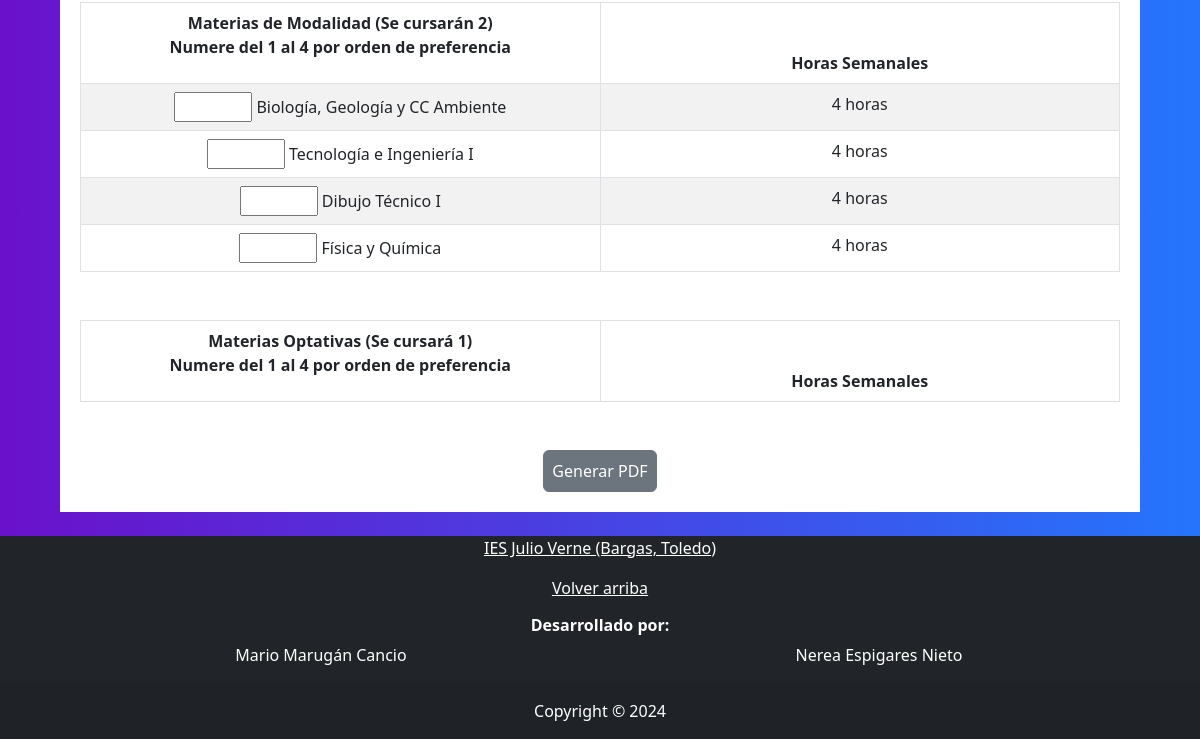
Page /prematricula/cursos/Bachillerato/Ciencias y Tecnologia/1BTOCiencias.php (lower part) on the earlier database version.
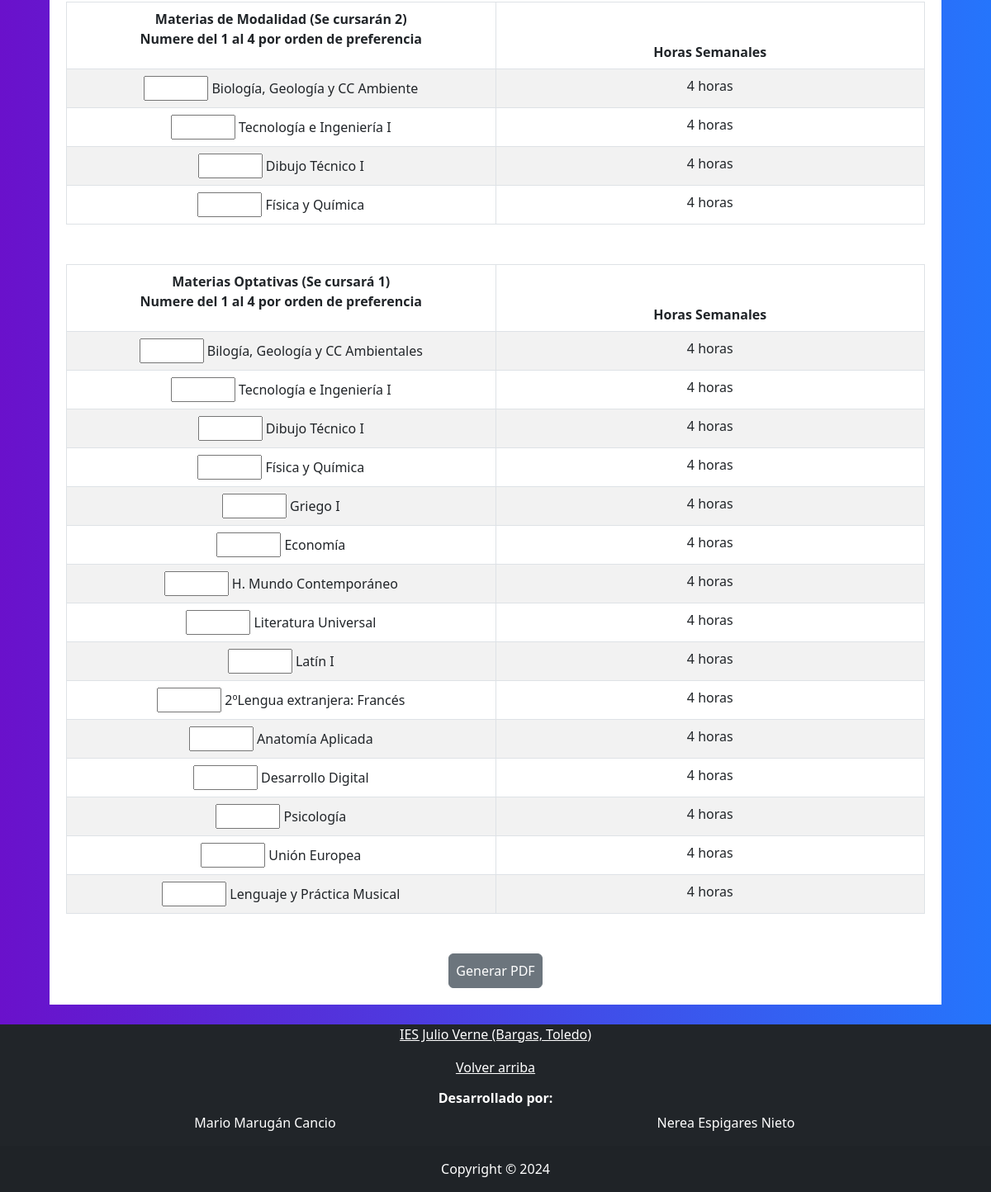
Same page on the later database version.
### tables this page shows
CREATE TABLE Asignaturas(
	cod_asignatura INT PRIMARY KEY AUTO_INCREMENT,
    nombre VARCHAR(100) NOT NULL,
    horas INT NOT NULL,
    curso VARCHAR(30) NOT NULL,
    tipo VARCHAR(40)
);

### prematricula/navESO.php (called while the page is built, shortened)
<?php
$asignaturasOptativas = [];
$asignaturasModalidades = [];
?>

### prematricula/cursos/Bachillerato/Ciencias y Tecnologia/1BTOCiencias.php (the view, shortened to what the changed rows need)
<!DOCTYPE html>
<html lang="en">
<head>
    <link rel="stylesheet" href="../../../../css/bootstrap.min.css">
    <link rel="stylesheet" type="text/css" href="../../../../css/app.css">
  <link rel="stylesheet" type="text/css" href="../../../../css/prematriculas.css">
    <link href="https://cdn.jsdelivr.net/npm/bootstrap@5.3.0-alpha3/dist/css/bootstrap.min.css" rel="stylesheet">
    <?php
        require('../../../../archivosComunes/conexion.php');
    ?>
</head>
<body>
    <?php
    include('../../../navESO.php');
    ?>
    <div class="fondo">
        <div class="matricula mt-4">
            <form id="matriculas" action="../../../generate_pdf.php" method="post">
                <div class="form-group mb-5">
                <table class="table table-bordered table-striped table-hover text-center">
                    <thead>
                        <tr>
                            <th scope="col">Materias de Modalidad (Se cursarán 2)
                                <p>Numere del 1 al 4 por orden de preferencia</p>
                            </th>
                            <th scope="col">Horas Semanales</th>
                        </tr>
                    </thead>
                    <tbody>
                        <?php
                          $select = "SELECT cod_asignatura, nombre, horas, curso, tipo FROM Asignaturas WHERE curso LIKE '1BTOCIENCIAS' AND tipo LIKE '%modalidad'";
                          $resul = $db->query($select);
                          $idClasesModalidad = 1;
                          while ($asignatura = $resul->fetch(PDO::FETCH_ASSOC)) {
                              if(count($asignaturasModalidades)>0){
                              $i=0;
                              $encontrado=false;
                              while($i < count($asignaturasModalidades)){
                                  if($asignaturasModalidades[$i] == $asignatura['cod_asignatura']){
                                      $encontrado=true;
                                      echo '<tr>';
                                          echo '<td id="'.$idClasesModalidad++.'_modalidad"> <input class="clasesModalidad" type="number" name="materias_modalidad" min="1" max="4" value='.$asignaturasModalidadesPreferencias[$i].'> '.$asignatura['nombre'].'</td>';
                                          echo '<td id="horas_modalidad'.$asignatura['cod_asignatura'].'">'.$asignatura['horas'].' horas</td>';
                                      echo "</tr>";
                                  }
                                  $i = $i + 1;
                              }
                              if($encontrado == false){
                                  echo '<tr>';
                                      echo '<td id="'.$idClasesModalidad++.'_modalidad"> <input class="clasesModalidad" type="number" name="materias_modalidad" min="1" max="4"> '.$asignatura['nombre'].'</td>';
                                      echo '<td id="horas_modalidad'.$asignatura['cod_asignatura'].'">'.$asignatura['horas'].' horas</td>';
                                  echo "</tr>";
                              }
                          }else{
                                      echo '<tr>';
                                          echo '<td id="'.$idClasesModalidad++.'_modalidad"> <input class="clasesModalidad" type="number" name="materias_modalidad" min="1" max="4"> '.$asignatura['nombre'].'</td>';
                                          echo '<td id="horas_modalidad'.$asignatura['cod_asignatura'].'">'.$asignatura['horas'].' horas</td>';
                                      echo "</tr>";
                          }
                          }
                        ?>
                    </tbody>
                </table>
                </div>
                <div class="form-group mb-5">
                <table class="table table-bordered table-striped table-hover text-center">
                    <thead>
                        <tr>
                            <th scope="col">Materias Optativas (Se cursará 1)
                                <p>Numere del 1 al 4 por orden de preferencia</p>
                            </th>
                            <th scope="col">Horas Semanales</th>
                        </tr>
                    </thead>
                    <tbody id="tablaOptativas">
                    <?php
                            $select = "SELECT cod_asignatura, nombre, horas, curso, tipo FROM Asignaturas WHERE curso LIKE '1BTO' AND tipo LIKE '%optativas'";
                            $resul = $db->query($select);
                            $idClasesOptativas = 1;
                            while ($asignatura = $resul->fetch(PDO::FETCH_ASSOC)) {
                                if(count($asignaturasOptativas)>0){
                                $i=0;
                                $encontrado=false;
                                while($i < count($asignaturasOptativas)){
                                    if($asignaturasOptativas[$i] == $asignatura['cod_asignatura']){
                                        $encontrado=true;
                                        echo '<tr>';
                                            echo '<td id="'.$idClasesOptativas++.'_optativas"> <input class="clasesOptativas" type="number" name="materias_optativas" min="1" max="3" value='.$asignaturasOptativasPreferencias[$i].'> '.$asignatura['nombre'].'</td>';
                                            echo '<td id="horas_optativas'.$asignatura['cod_asignatura'].'">'.$asignatura['horas'].' horas</td>';
                                        echo "</tr>";
                                    }
                                    $i = $i + 1;
                                }
                                if($encontrado == false){
                                    echo '<tr>';
                                        echo '<td id="'.$idClasesOptativas++.'_optativas"> <input class="clasesOptativas" type="number" name="materias_optativas" min="1" max="3"> '.$asignatura['nombre'].'</td>';
                                        echo '<td id="horas_optativas'.$asignatura['cod_asignatura'].'">'.$asignatura['horas'].' horas</td>';
                                    echo "</tr>";
                                }
                            }else{
                                        echo '<tr>';
                                            echo '<td id="'.$idClasesOptativas++.'_optativas"> <input class="clasesOptativas" type="number" name="materias_optativas" min="1" max="3"> '.$asignatura['nombre'].'</td>';
                                            echo '<td id="horas_optativas'.$asignatura['cod_asignatura'].'">'.$asignatura['horas'].' horas</td>';
                                        echo "</tr>";
                            }
                            }
                        ?>
                    </tbody>
                </table>
                </div>
            </form>
        </div>
    </div>
</body>
</html>

Differences in the rows shown:
now on this page (row edited): asignaturas: nombre "Bilogía, Geología y CC Ambientales", horas "4"
now on this page (row edited): asignaturas: nombre "Tecnología e Ingeniería I", horas "4"
now on this page (row edited): asignaturas: nombre "Dibujo Técnico I", horas "4"
now on this page (row edited): asignaturas: nombre "Física y Química", horas "4"
now on this page (row edited): asignaturas: nombre "Griego I", horas "4"
now on this page (row edited): asignaturas: nombre "Economía", horas "4"
now on this page (row edited): asignaturas: nombre "H. Mundo Contemporáneo", horas "4"
now on this page (row edited): asignaturas: nombre "Literatura Universal", horas "4"
now on this page (row edited): asignaturas: nombre "Latín I", horas "4"
now on this page (row edited): asignaturas: nombre "2ºLengua extranjera: Francés", horas "4"
now on this page (row edited): asignaturas: nombre "Anatomía Aplicada", horas "4"
now on this page (row edited): asignaturas: nombre "Desarrollo Digital", horas "4"
now on this page (row edited): asignaturas: nombre "Psicología", horas "4"
now on this page (row edited): asignaturas: nombre "Unión Europea", horas "4"
now on this page (row edited): asignaturas: nombre "Lenguaje y Práctica Musical", horas "4"
